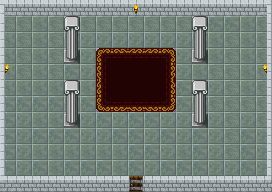

This is a level from a 2D game, rendered from its Tiled map with the project's own tilesets. A one-line summary and the map file follow, with tile-layer data summarised:
An orthogonal 17x12 tile map with 16x16 px tiles, 6 tile layers (bgr_0, bgr_1, col_0, col_1, ...), 2 tilesets and 3 objects (PlayerSpawn, MoralNPCCreate, LoadingZone).

<map version="1.0" orientation="orthogonal" renderorder="right-up" width="17" height="12" tilewidth="16" tileheight="16" nextobjectid="7">
 <tileset firstgid="1" name="16x16extratiles" tilewidth="16" tileheight="16" tilecount="28" columns="7">
  <image source="tilesets/indoor_baseline/16x16extratiles.PNG" width="112" height="64" />
 </tileset>
 <tileset firstgid="29" name="tilesetformattedupdate1" tilewidth="16" tileheight="16" tilecount="84" columns="7">
  <image source="tilesets/indoor_baseline/tilesetformattedupdate1.png" trans="ffffff" width="112" height="192" />
  <tile id="13">
   <animation>
    <frame tileid="13" duration="200" />
    <frame tileid="20" duration="200" />
   </animation>
  </tile>
  <tile id="27">
   <animation>
    <frame tileid="27" duration="200" />
    <frame tileid="34" duration="200" />
   </animation>
  </tile>
  <tile id="41">
   <animation>
    <frame tileid="41" duration="200" />
    <frame tileid="48" duration="200" />
   </animation>
  </tile>
 </tileset>
 <layer name="bgr_0" width="17" height="12">
  <data>[204 cells, 204 non-empty, 4 distinct tile ids]</data>
 </layer>
 <layer name="bgr_1" width="17" height="12">
  <data>[204 cells, 21 non-empty, 17 distinct tile ids]</data>
 </layer>
 <layer name="col_0" width="17" height="12">
  <data>[204 cells, 37 non-empty, 6 distinct tile ids]</data>
 </layer>
 <layer name="col_1" width="17" height="12">
  <data>[204 cells, 20 non-empty, 2 distinct tile ids]</data>
 </layer>
 <layer name="col_2" width="17" height="12">
  <data>[204 cells, 0 non-empty, 0 distinct tile ids]</data>
 </layer>
 <layer name="fgr_0" width="17" height="12">
  <data>[204 cells, 12 non-empty, 6 distinct tile ids]</data>
 </layer>
 <objectgroup name="objects">
  <object id="1" name="DefaultSpawn" type="PlayerSpawn" x="128" y="160" width="16" height="16">
   <properties>
    <property name="From" value="Default" />
   </properties>
  </object>
  <object id="4" name="Priest" type="MoralNPCCreate" x="128" y="64" width="16" height="16">
   <properties>
    <property name="path" value="tilesets/characters/rpgsprites1/healer_m.png" />
   </properties>
  </object>
  <object id="5" name="ToOverworld" type="LoadingZone" x="128" y="176" width="16" height="16">
   <properties>
    <property name="nextMap" value="overworld.tmx" />
   </properties>
  </object>
 </objectgroup>
</map>
